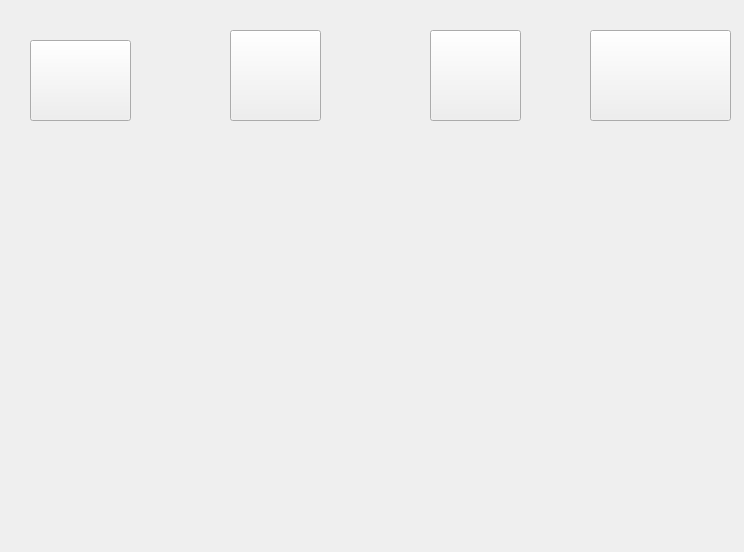
<?xml version="1.0" encoding="UTF-8"?>
<ui version="4.0">
 <class>AudioSettingsWidget</class>
 <widget class="QWidget" name="AudioSettingsWidget">
  <property name="geometry">
   <rect>
    <x>0</x>
    <y>0</y>
    <width>744</width>
    <height>552</height>
   </rect>
  </property>
  <property name="windowTitle">
   <string>Form</string>
  </property>
  <property name="styleSheet">
   <string notr="true">QWidget[objectName|=&quot;invisibleButton&quot;]{border: none; }</string>
  </property>
  <widget class="QLabel" name="backgroundLabel">
   <property name="geometry">
    <rect>
     <x>0</x>
     <y>0</y>
     <width>744</width>
     <height>552</height>
    </rect>
   </property>
   <property name="text">
    <string/>
   </property>
   <property name="pixmap">
    <pixmap resource="images.qrc">:/images/images/Audio Screen - (FM).png</pixmap>
   </property>
  </widget>
  <widget class="QPushButton" name="invisibleButton_fm">
   <property name="geometry">
    <rect>
     <x>230</x>
     <y>30</y>
     <width>91</width>
     <height>91</height>
    </rect>
   </property>
   <property name="text">
    <string/>
   </property>
  </widget>
  <widget class="QPushButton" name="invisibleButton_usb">
   <property name="geometry">
    <rect>
     <x>430</x>
     <y>30</y>
     <width>91</width>
     <height>91</height>
    </rect>
   </property>
   <property name="text">
    <string/>
   </property>
  </widget>
  <widget class="QPushButton" name="invisibleButton_feedback">
   <property name="geometry">
    <rect>
     <x>590</x>
     <y>30</y>
     <width>141</width>
     <height>91</height>
    </rect>
   </property>
   <property name="text">
    <string/>
   </property>
  </widget>
  <widget class="QPushButton" name="invisibleButton_lineIn">
   <property name="geometry">
    <rect>
     <x>30</x>
     <y>40</y>
     <width>101</width>
     <height>81</height>
    </rect>
   </property>
   <property name="text">
    <string/>
   </property>
  </widget>
 </widget>
 <resources>
  <include location="images.qrc"/>
 </resources>
 <connections/>
</ui>
